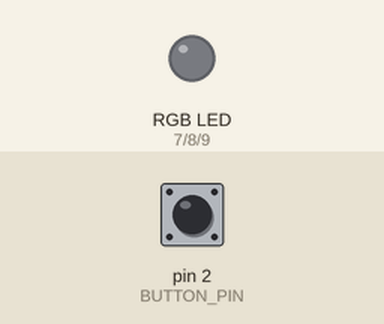
Recording of a sketch running on a simulated Arduino Uno, built with avr-gcc and run on an emulated ATmega328P. On the bench: an RGB LED mixed from three pins (HIGH = lit). The test bench sets the inputs (shaded band); at power-on: pin 2 (BUTTON_PIN) HIGH.

Above: at 1.2 s.
1.3 s: pin 2 (BUTTON_PIN) pulled LOW for 0.15 s
At 2.8 s:
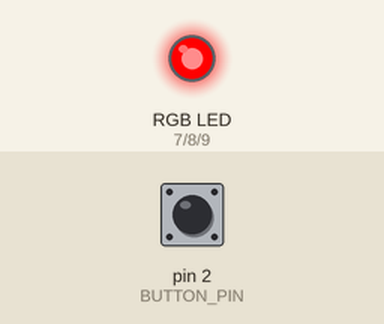
4.4 s: pin 2 (BUTTON_PIN) pulled LOW for 1 s
At 5.1 s:
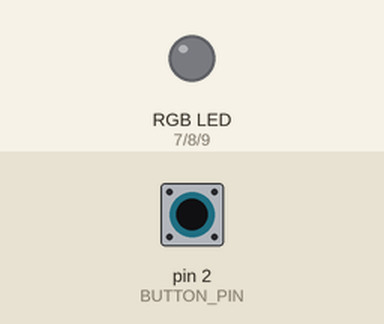
6.9 s: pin 2 (BUTTON_PIN) pulled LOW for 3.2 s
At 7.9 s:
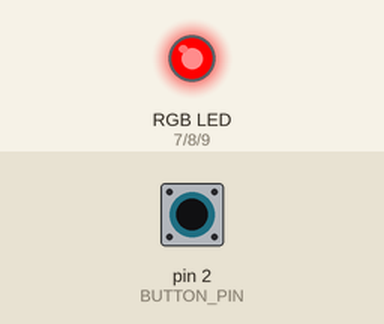
Timing chart, 0 to 19.1 s (numbered marks = the images above; inputs shaded):
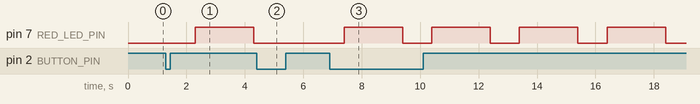

Measured:
- after the input at 1.3 s, pin 7 (RED_LED_PIN): LOW → HIGH after 1.0 s, → LOW 2.0 s later
- after the input at 4.4 s, pin 7 (RED_LED_PIN): stays LOW (without the input it goes to HIGH after 0.90 s)
- after the input at 6.9 s, pin 7 (RED_LED_PIN): alternates HIGH for 2.0 s and LOW for 1.0 s, starting after 0.50 s

The sketch:

LAB2_MICRO_Q2.ino
```cpp
#include <Arduino.h>

// Pin definitions for LEDs and button
#define RED_LED_PIN 7
#define GREEN_LED_PIN 8
#define BLUE_LED_PIN 9
#define BUTTON_PIN 2

// State variables
volatile bool buttonPressed = false;
volatile bool sequenceRunning = false;
unsigned long lastMillis = 0;
const unsigned long interval = 500; // Delay for LED sequence

// Interrupt service routine for button press
void handleButtonPress() {
    buttonPressed = true;
}

// Function to control LEDs in the sequence
void runLEDSequence() {
    static uint8_t step = 0;
    uint8_t ledState = 0;

    // Generate LED state for each step
    switch (step) {
        case 0: ledState = 0b100; break; // R
        case 1: ledState = 0b110; break; // RG
        case 2: ledState = 0b111; break; // RGB
        case 3: ledState = 0b011; break; // GB
        case 4: ledState = 0b001; break; // B
        case 5: ledState = 0b101; break; // RB
    }

    // Set LED pins based on bit states
    bitWrite(PORTD, RED_LED_PIN - 2, (ledState >> 2) & 0x01);
    bitWrite(PORTD, GREEN_LED_PIN - 2, (ledState >> 1) & 0x01);
    bitWrite(PORTD, BLUE_LED_PIN - 2, ledState & 0x01);

    // Move to the next step
    step = (step + 1) % 6;
}

void setup() {
    // Initialize LEDs and button pin
    pinMode(RED_LED_PIN, OUTPUT);
    pinMode(GREEN_LED_PIN, OUTPUT);
    pinMode(BLUE_LED_PIN, OUTPUT);
    pinMode(BUTTON_PIN, INPUT_PULLUP);

    // Attach interrupt to the button
    attachInterrupt(digitalPinToInterrupt(BUTTON_PIN), handleButtonPress, FALLING);
}

void loop() {
    // Handle button press in the main loop (since interrupt toggles only the flag)
    if (buttonPressed) {
        buttonPressed = false;
        sequenceRunning = !sequenceRunning;
        if (!sequenceRunning) {
            // If sequence is turned off, ensure LEDs are off
            digitalWrite(RED_LED_PIN, LOW);
            digitalWrite(GREEN_LED_PIN, LOW);
            digitalWrite(BLUE_LED_PIN, LOW);
        }
    }

    // Run the LED sequence at a fixed interval if enabled
    if (sequenceRunning && (millis() - lastMillis >= interval)) {
        lastMillis = millis();
        runLEDSequence();
    }
}
```
